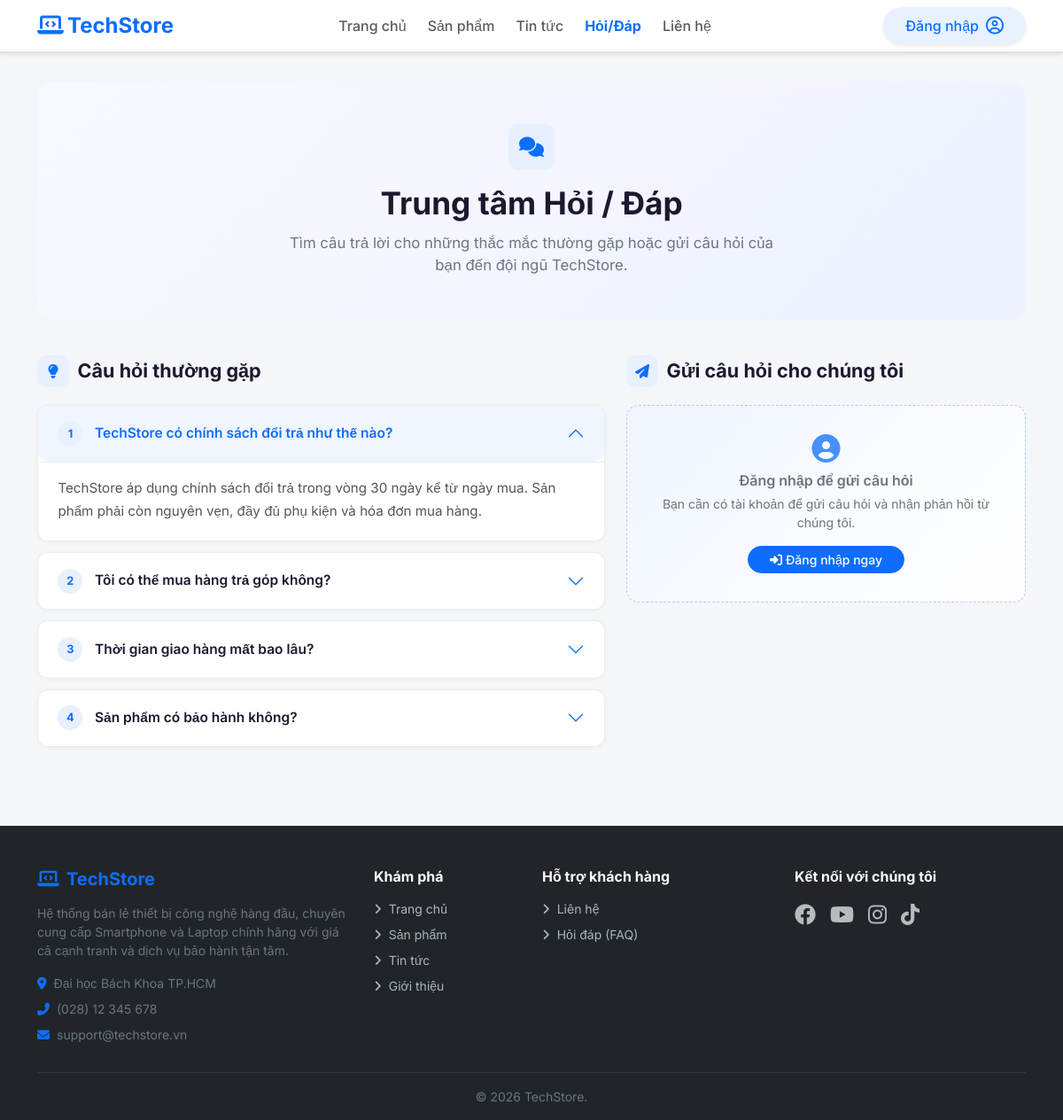
The app's page /faq/index with its own data.
### tables this page shows
CREATE TABLE IF NOT EXISTS faqs (
    id INT AUTO_INCREMENT PRIMARY KEY,
    question TEXT NOT NULL,
    answer TEXT NOT NULL,
    sort_order INT DEFAULT 0,
    is_published TINYINT(1) DEFAULT 1,
    created_at TIMESTAMP DEFAULT CURRENT_TIMESTAMP,
    updated_at TIMESTAMP DEFAULT CURRENT_TIMESTAMP ON UPDATE CURRENT_TIMESTAMP
);

### controllers/FaqController.php (called while the page is built, shortened)
<?php
require_once 'models/Faq.php';
class FaqController
{
    private $faqModel;
    public function __construct()
    {
        $this->faqModel = new Faq();
    }
    public function index()
    {
        $faqs = $this->faqModel->getAllFaqs(true);
        require_once 'views/public/faq.php';
        require_once 'views/layouts/main.php';
    }
}
?>

### models/Faq.php (called while the page is built, shortened)
<?php
require_once 'config/Database.php';
class Faq
{
    private $conn;
    private $table_faqs = "faqs";
    public function __construct()
    {
        $database = new Database();
        $this->conn = $database->getConnection();
    }
    public function getAllFaqs($only_published = false)
    {
        $query = "SELECT * FROM " . $this->table_faqs;
        if ($only_published) {
            $query .= " WHERE is_published = 1";
        }
        $query .= " ORDER BY sort_order ASC, id ASC";
        $stmt = $this->conn->prepare($query);
        if (!$stmt->execute()) return [];
        return $stmt->fetchAll(PDO::FETCH_ASSOC) ?: [];
    }
}
?>

### config/database.php (called while the page is built, shortened)
<?php
class Database
{
    private $host = "localhost";
    private $db_name = "web_btl";
    private $username = "root";
    private $password = "";
    public function getConnection()
    {
        $this->conn = null;
        try {
            $this->conn = new PDO("mysql:host={$this->host};dbname={$this->db_name}", $this->username, $this->password);
            $this->conn->exec("set names utf8");
        } catch (PDOException $exception) {
            echo "Lỗi kết nối CSDL: " . $exception->getMessage();
        }
        return $this->conn;
    }
}
?>

### views/public/faq.php (the view, shortened to what this page needs)
<div class="faq-page py-2">
    <div class="faq-hero">
        <div class="section-title-icon mx-auto mb-3" style="width:52px;height:52px;font-size:1.4rem;">
            <i class="fa fa-comments"></i>
        </div>
        <h1>Trung tâm Hỏi / Đáp</h1>
        <p>Tìm câu trả lời cho những thắc mắc thường gặp hoặc gửi câu hỏi của bạn đến đội ngũ TechStore.</p>
    </div>
    <div class="row g-4">
        <div class="col-lg-7">
            <div class="section-title">
                <span class="section-title-icon"><i class="fa fa-lightbulb"></i></span>
                Câu hỏi thường gặp
            </div>
            <?php if (!empty($faqs)): ?>
                <div class="accordion faq-accordion" id="faqAccordion">
                    <?php foreach ($faqs as $i => $faq): ?>
                        <div class="accordion-item">
                            <h2 class="accordion-header" id="faqHead<?= $faq['id'] ?>">
                                <button class="accordion-button <?= $i > 0 ? 'collapsed' : '' ?>" type="button"
                                    data-bs-toggle="collapse" data-bs-target="#faqCollapse<?= $faq['id'] ?>"
                                    aria-expanded="<?= $i === 0 ? 'true' : 'false' ?>">
                                    <span class="faq-number"><?= $i + 1 ?></span>
                                    <?= htmlspecialchars($faq['question']) ?>
                                </button>
                            </h2>
                            <div id="faqCollapse<?= $faq['id'] ?>"
                                class="accordion-collapse collapse <?= $i === 0 ? 'show' : '' ?>"
                                data-bs-parent="#faqAccordion">
                                <div class="accordion-body">
                                    <?= nl2br(htmlspecialchars($faq['answer'])) ?>
                                </div>
                            </div>
                        </div>
                    <?php endforeach; ?>
                </div>
            <?php endif; ?>
        </div>
        <div class="col-lg-5">
            <div class="section-title">
                <span class="section-title-icon"><i class="fa fa-paper-plane"></i></span>
                Gửi câu hỏi cho chúng tôi
            </div>
            <?php if (isset($_SESSION['user_id']) && $_SESSION['user_role'] !== 'admin'): ?>
                <div class="ask-box mb-4">
                    <form method="POST" action="/btl/faq/index" id="askForm">
                        <input type="hidden" name="action" value="submit_question">
                        <div class="mb-3">
                            <label class="form-label fw-semibold text-dark">Câu hỏi của bạn</label>
                            <textarea class="form-control" name="question" id="questionInput" rows="5" maxlength="1000"
                                placeholder="Nhập câu hỏi của bạn tại đây... (tối đa 1000 ký tự)"></textarea>
                            <div class="char-counter mt-1"><span id="charCount">0</span>/1000</div>
                        </div>
                        <button type="submit" class="btn btn-primary w-100 rounded-pill fw-semibold">
                            <i class="fa fa-paper-plane me-2"></i>Gửi câu hỏi
                        </button>
                    </form>
                </div>
                <?php if (!empty($my_questions)): ?>
                    <div class="section-title mt-3">
                        <span class="section-title-icon"><i class="fa fa-clock-rotate-left"></i></span>
                        Câu hỏi của tôi
                    </div>
                    <?php foreach ($my_questions as $q): ?>
                        <div class="question-card">
                            <div class="d-flex justify-content-between align-items-start mb-1">
                                <div class="q-text"><?= htmlspecialchars($q['question']) ?></div>
                                <?php if ($q['status'] === 'answered'): ?>
                                    <span class="status-badge-answered ms-2 flex-shrink-0">Đã trả lời</span>
                                <?php else: ?>
                                    <span class="status-badge-pending ms-2 flex-shrink-0">Chờ trả lời</span>
                                <?php endif; ?>
                            </div>
                            <small class="text-muted">
                                <i class="fa fa-calendar-alt me-1"></i>
                                <?= date('d/m/Y H:i', strtotime($q['created_at'])) ?>
                            </small>
                            <?php if ($q['status'] === 'answered' && !empty($q['answer'])): ?>
                                <div class="answer-block">
                                    <small class="d-block text-primary fw-semibold mb-1">
                                        <i class="fa fa-headset me-1"></i>TechStore phản hồi:
                                    </small>
                                    <?= nl2br(htmlspecialchars($q['answer'])) ?>
                                </div>
                            <?php endif; ?>
                        </div>
                    <?php endforeach; ?>
                <?php endif; ?>
            <?php else: ?>
                <div class="login-prompt">
                    <i class="fa fa-user-circle fa-2x mb-2 text-primary opacity-75"></i>
                    <p class="mb-1 fw-semibold">Đăng nhập để gửi câu hỏi</p>
                    <p class="small mb-3">Bạn cần có tài khoản để gửi câu hỏi và nhận phản hồi từ chúng tôi.</p>
                    <a href="/btl/auth/login" class="btn btn-primary btn-sm rounded-pill px-4">
                        <i class="fa fa-sign-in-alt me-1"></i>Đăng nhập ngay
                    </a>
                </div>
            <?php endif; ?>
        </div>
    </div>
</div>

### public/css/style.css (style rules this page uses)
body { font-family: 'Inter', sans-serif; background-color: #f4f6f9; color: #333; }
.btn { font-weight: 500; }
.faq-hero { background: linear-gradient(135deg, #f8f9ff 0%, #eef2ff 100%); border-radius: 20px; padding: 3rem 2rem; margin-bottom: 2.5rem; text-align: center; }
.faq-hero h1 { font-size: 2.2rem; font-weight: 700; color: #1a1a2e; margin-bottom: 0.75rem; }
.faq-hero p { color: #6c757d; font-size: 1.05rem; max-width: 560px; margin: 0 auto; }
.faq-accordion .accordion-item { border: 1px solid #e9ecef; border-radius: 12px !important; margin-bottom: 12px; overflow: hidden; box-shadow: 0 1px 4px rgba(0, 0, 0, 0.04); transition: box-shadow 0.2s; }
.faq-accordion .accordion-button { font-weight: 600; font-size: 0.97rem; color: #1a1a2e; background: #fff; padding: 1.1rem 1.4rem; border-radius: 12px !important; }
.faq-accordion .accordion-button:not(.collapsed) { background: #f0f5ff; color: #0d6efd; box-shadow: none; }
.faq-accordion .accordion-body { color: #555; font-size: 0.95rem; line-height: 1.75; padding: 1rem 1.4rem 1.2rem; background: #fff; border-top: 1px solid #f0f0f0; }
.faq-number { display: inline-flex; align-items: center; justify-content: center; width: 28px; height: 28px; background: #e8f0fe; color: #0d6efd; border-radius: 50%; font-size: 0.8rem; font-weight: 700; flex-shrink: 0; margin-right: 0.85rem; }
.section-title { font-size: 1.35rem; font-weight: 700; color: #1a1a2e; margin-bottom: 1.25rem; display: flex; align-items: center; gap: 0.6rem; }
.section-title-icon { width: 36px; height: 36px; background: #e8f0fe; color: #0d6efd; border-radius: 10px; display: inline-flex; align-items: center; justify-content: center; font-size: 1rem; }
.login-prompt { background: linear-gradient(135deg, #f0f5ff 0%, #fff 100%); border: 1px dashed #b6ccf7; border-radius: 14px; padding: 2rem; text-align: center; color: #6c757d; }

### records on screen
faqs: question "TechStore có chính sách đổi trả như thế nào?", answer "TechStore áp dụng chính sách đổi trả trong vòng 30 ngày kể từ ngày mua. Sản phẩm phải còn nguyên vẹn, đầy đủ phụ kiện và hóa đơn mua hàng."
faqs: question "Tôi có thể mua hàng trả góp không?"
faqs: question "Thời gian giao hàng mất bao lâu?"
faqs: question "Sản phẩm có bảo hành không?"
